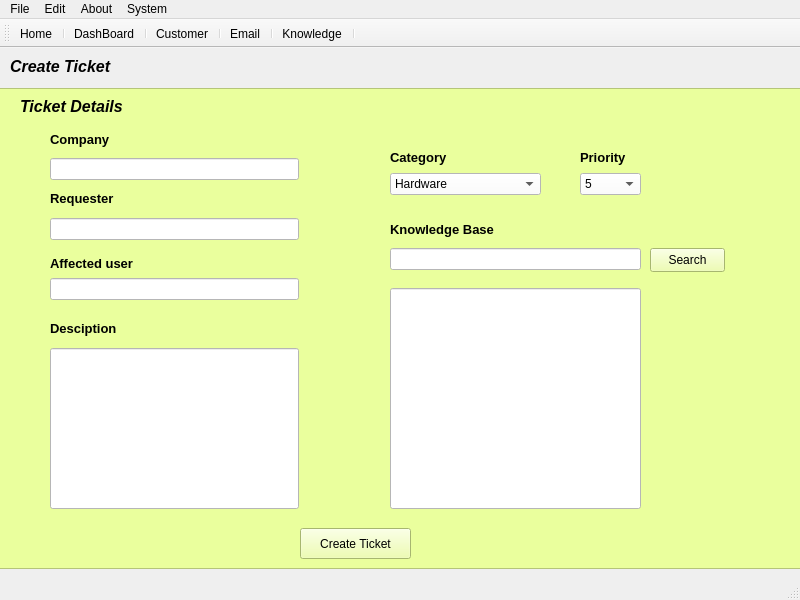
<?xml version="1.0" encoding="UTF-8"?>
<ui version="4.0">
 <class>SecDialog</class>
 <widget class="QMainWindow" name="SecDialog">
  <property name="geometry">
   <rect>
    <x>0</x>
    <y>0</y>
    <width>800</width>
    <height>600</height>
   </rect>
  </property>
  <property name="windowTitle">
   <string>MainWindow</string>
  </property>
  <widget class="QWidget" name="centralwidget">
   <widget class="QLabel" name="label">
    <property name="geometry">
     <rect>
      <x>10</x>
      <y>10</y>
      <width>141</width>
      <height>16</height>
     </rect>
    </property>
    <property name="font">
     <font>
      <pointsize>12</pointsize>
      <italic>true</italic>
      <bold>true</bold>
     </font>
    </property>
    <property name="text">
     <string>Create Ticket</string>
    </property>
   </widget>
   <widget class="QFrame" name="frame">
    <property name="geometry">
     <rect>
      <x>-10</x>
      <y>40</y>
      <width>821</width>
      <height>481</height>
     </rect>
    </property>
    <property name="styleSheet">
     <string notr="true">background-color: rgb(234, 255, 157);</string>
    </property>
    <property name="frameShape">
     <enum>QFrame::StyledPanel</enum>
    </property>
    <property name="frameShadow">
     <enum>QFrame::Raised</enum>
    </property>
    <widget class="QLabel" name="label_2">
     <property name="geometry">
      <rect>
       <x>30</x>
       <y>10</y>
       <width>141</width>
       <height>16</height>
      </rect>
     </property>
     <property name="font">
      <font>
       <pointsize>12</pointsize>
       <italic>true</italic>
       <bold>true</bold>
      </font>
     </property>
     <property name="text">
      <string>Ticket Details</string>
     </property>
    </widget>
    <widget class="QLineEdit" name="DescriptionLineEdit">
     <property name="geometry">
      <rect>
       <x>60</x>
       <y>260</y>
       <width>249</width>
       <height>161</height>
      </rect>
     </property>
     <property name="styleSheet">
      <string notr="true">background-color: rgb(255, 255, 255);</string>
     </property>
    </widget>
    <widget class="QLabel" name="label_9">
     <property name="geometry">
      <rect>
       <x>400</x>
       <y>130</y>
       <width>249</width>
       <height>23</height>
      </rect>
     </property>
     <property name="font">
      <font>
       <pointsize>10</pointsize>
       <italic>false</italic>
       <bold>true</bold>
      </font>
     </property>
     <property name="text">
      <string>Knowledge Base </string>
     </property>
    </widget>
    <widget class="QLineEdit" name="lineEdit_5">
     <property name="geometry">
      <rect>
       <x>400</x>
       <y>160</y>
       <width>251</width>
       <height>22</height>
      </rect>
     </property>
     <property name="styleSheet">
      <string notr="true">background-color: rgb(255, 255, 255);</string>
     </property>
    </widget>
    <widget class="QPushButton" name="pushButton">
     <property name="geometry">
      <rect>
       <x>660</x>
       <y>160</y>
       <width>75</width>
       <height>24</height>
      </rect>
     </property>
     <property name="text">
      <string>Search</string>
     </property>
    </widget>
    <widget class="QLineEdit" name="lineEdit_6">
     <property name="geometry">
      <rect>
       <x>400</x>
       <y>200</y>
       <width>251</width>
       <height>221</height>
      </rect>
     </property>
     <property name="styleSheet">
      <string notr="true">background-color: rgb(255, 255, 255);</string>
     </property>
    </widget>
    <widget class="QPushButton" name="createTicketButton">
     <property name="geometry">
      <rect>
       <x>310</x>
       <y>440</y>
       <width>111</width>
       <height>31</height>
      </rect>
     </property>
     <property name="text">
      <string>Create Ticket</string>
     </property>
    </widget>
    <widget class="QWidget" name="layoutWidget">
     <property name="geometry">
      <rect>
       <x>400</x>
       <y>60</y>
       <width>151</width>
       <height>47</height>
      </rect>
     </property>
     <layout class="QVBoxLayout" name="verticalLayout_2">
      <item>
       <widget class="QLabel" name="label_7">
        <property name="font">
         <font>
          <pointsize>10</pointsize>
          <italic>false</italic>
          <bold>true</bold>
         </font>
        </property>
        <property name="text">
         <string>Category</string>
        </property>
       </widget>
      </item>
      <item>
       <widget class="QComboBox" name="CategorycomboBox">
        <property name="styleSheet">
         <string notr="true">background-color: rgb(255, 255, 255);</string>
        </property>
        <item>
         <property name="text">
          <string>Hardware</string>
         </property>
        </item>
        <item>
         <property name="text">
          <string>Software</string>
         </property>
        </item>
        <item>
         <property name="text">
          <string>Application</string>
         </property>
        </item>
       </widget>
      </item>
     </layout>
    </widget>
    <widget class="QWidget" name="layoutWidget">
     <property name="geometry">
      <rect>
       <x>590</x>
       <y>60</y>
       <width>61</width>
       <height>47</height>
      </rect>
     </property>
     <layout class="QVBoxLayout" name="verticalLayout_3">
      <item>
       <widget class="QLabel" name="label_8">
        <property name="font">
         <font>
          <pointsize>10</pointsize>
          <italic>false</italic>
          <bold>true</bold>
         </font>
        </property>
        <property name="text">
         <string>Priority</string>
        </property>
       </widget>
      </item>
      <item>
       <widget class="QComboBox" name="PriorityBox">
        <property name="styleSheet">
         <string notr="true">background-color: rgb(255, 255, 255);</string>
        </property>
        <item>
         <property name="text">
          <string>5</string>
         </property>
        </item>
        <item>
         <property name="text">
          <string>4</string>
         </property>
        </item>
        <item>
         <property name="text">
          <string>3</string>
         </property>
        </item>
        <item>
         <property name="text">
          <string>2</string>
         </property>
        </item>
        <item>
         <property name="text">
          <string>1</string>
         </property>
        </item>
       </widget>
      </item>
     </layout>
    </widget>
    <widget class="QLabel" name="label_3">
     <property name="geometry">
      <rect>
       <x>60</x>
       <y>40</y>
       <width>81</width>
       <height>23</height>
      </rect>
     </property>
     <property name="font">
      <font>
       <pointsize>10</pointsize>
       <italic>false</italic>
       <bold>true</bold>
      </font>
     </property>
     <property name="text">
      <string>Company</string>
     </property>
    </widget>
    <widget class="QLineEdit" name="CompanyLineEdit">
     <property name="geometry">
      <rect>
       <x>60</x>
       <y>70</y>
       <width>249</width>
       <height>22</height>
      </rect>
     </property>
     <property name="styleSheet">
      <string notr="true">background-color: rgb(255, 255, 255);</string>
     </property>
    </widget>
    <widget class="QLabel" name="label_4">
     <property name="geometry">
      <rect>
       <x>60</x>
       <y>100</y>
       <width>91</width>
       <height>21</height>
      </rect>
     </property>
     <property name="font">
      <font>
       <pointsize>10</pointsize>
       <italic>false</italic>
       <bold>true</bold>
      </font>
     </property>
     <property name="text">
      <string>Requester</string>
     </property>
    </widget>
    <widget class="QLineEdit" name="RequesterLineEdit">
     <property name="geometry">
      <rect>
       <x>60</x>
       <y>130</y>
       <width>249</width>
       <height>22</height>
      </rect>
     </property>
     <property name="styleSheet">
      <string notr="true">background-color: rgb(255, 255, 255);</string>
     </property>
    </widget>
    <widget class="QLabel" name="label_5">
     <property name="geometry">
      <rect>
       <x>60</x>
       <y>160</y>
       <width>101</width>
       <height>31</height>
      </rect>
     </property>
     <property name="font">
      <font>
       <pointsize>10</pointsize>
       <italic>false</italic>
       <bold>true</bold>
      </font>
     </property>
     <property name="text">
      <string>Affected user</string>
     </property>
    </widget>
    <widget class="QLineEdit" name="AffectedUserLineEdit">
     <property name="geometry">
      <rect>
       <x>60</x>
       <y>190</y>
       <width>249</width>
       <height>22</height>
      </rect>
     </property>
     <property name="styleSheet">
      <string notr="true">background-color: rgb(255, 255, 255);</string>
     </property>
    </widget>
    <widget class="QLabel" name="label_6">
     <property name="geometry">
      <rect>
       <x>60</x>
       <y>230</y>
       <width>81</width>
       <height>21</height>
      </rect>
     </property>
     <property name="font">
      <font>
       <pointsize>10</pointsize>
       <italic>false</italic>
       <bold>true</bold>
      </font>
     </property>
     <property name="text">
      <string>Desciption</string>
     </property>
    </widget>
   </widget>
   <widget class="QLabel" name="CreatedDatelabel">
    <property name="geometry">
     <rect>
      <x>750</x>
      <y>20</y>
      <width>16</width>
      <height>16</height>
     </rect>
    </property>
    <property name="text">
     <string/>
    </property>
   </widget>
   <widget class="QLabel" name="ProjectedDateLabel">
    <property name="geometry">
     <rect>
      <x>670</x>
      <y>20</y>
      <width>16</width>
      <height>16</height>
     </rect>
    </property>
    <property name="text">
     <string/>
    </property>
   </widget>
  </widget>
  <widget class="QMenuBar" name="menubar">
   <property name="geometry">
    <rect>
     <x>0</x>
     <y>0</y>
     <width>800</width>
     <height>22</height>
    </rect>
   </property>
   <widget class="QMenu" name="menuFile">
    <property name="title">
     <string>File</string>
    </property>
    <addaction name="actionSave"/>
    <addaction name="separator"/>
    <addaction name="actionQuit"/>
   </widget>
   <widget class="QMenu" name="menuNew">
    <property name="title">
     <string>About</string>
    </property>
   </widget>
   <widget class="QMenu" name="menuEdit">
    <property name="title">
     <string>Edit</string>
    </property>
    <addaction name="actionCopy"/>
    <addaction name="actionPaste"/>
    <addaction name="actionUndo"/>
    <addaction name="actionRedo"/>
   </widget>
   <widget class="QMenu" name="menuSystem">
    <property name="title">
     <string>System</string>
    </property>
    <addaction name="actionDashBoard"/>
    <addaction name="actionHome"/>
    <addaction name="actionCustomer"/>
    <addaction name="actionEmail"/>
    <addaction name="actionKnowledge"/>
   </widget>
   <addaction name="menuFile"/>
   <addaction name="menuEdit"/>
   <addaction name="menuNew"/>
   <addaction name="menuSystem"/>
  </widget>
  <widget class="QStatusBar" name="statusbar"/>
  <widget class="QToolBar" name="toolBar">
   <property name="windowTitle">
    <string>toolBar</string>
   </property>
   <attribute name="toolBarArea">
    <enum>TopToolBarArea</enum>
   </attribute>
   <attribute name="toolBarBreak">
    <bool>false</bool>
   </attribute>
   <addaction name="actionHome"/>
   <addaction name="separator"/>
   <addaction name="actionDashBoard"/>
   <addaction name="separator"/>
   <addaction name="actionCustomer"/>
   <addaction name="separator"/>
   <addaction name="actionEmail"/>
   <addaction name="separator"/>
   <addaction name="actionKnowledge"/>
   <addaction name="separator"/>
  </widget>
  <action name="actionSave">
   <property name="icon">
    <iconset resource="Resources.qrc">
     <normaloff>:/Images/Save.png</normaloff>:/Images/Save.png</iconset>
   </property>
   <property name="text">
    <string>Save</string>
   </property>
  </action>
  <action name="actionQuit">
   <property name="icon">
    <iconset resource="Resources.qrc">
     <normaloff>:/Images/Exit.png</normaloff>:/Images/Exit.png</iconset>
   </property>
   <property name="text">
    <string>Quit</string>
   </property>
  </action>
  <action name="actioncontact">
   <property name="text">
    <string>contact</string>
   </property>
  </action>
  <action name="actionTicket">
   <property name="text">
    <string>Ticket</string>
   </property>
  </action>
  <action name="actionCopy">
   <property name="icon">
    <iconset resource="Resources.qrc">
     <normaloff>:/Images/Copy.png</normaloff>:/Images/Copy.png</iconset>
   </property>
   <property name="text">
    <string>Copy</string>
   </property>
  </action>
  <action name="actionPaste">
   <property name="icon">
    <iconset resource="Resources.qrc">
     <normaloff>:/Images/Paste.png</normaloff>:/Images/Paste.png</iconset>
   </property>
   <property name="text">
    <string>Paste</string>
   </property>
  </action>
  <action name="actionUndo">
   <property name="icon">
    <iconset resource="Resources.qrc">
     <normaloff>:/Images/Undo.png</normaloff>:/Images/Undo.png</iconset>
   </property>
   <property name="text">
    <string>Undo</string>
   </property>
  </action>
  <action name="actionRedo">
   <property name="icon">
    <iconset resource="Resources.qrc">
     <normaloff>:/Images/Redo.png</normaloff>:/Images/Redo.png</iconset>
   </property>
   <property name="text">
    <string>Redo</string>
   </property>
  </action>
  <action name="actionHome">
   <property name="icon">
    <iconset resource="Resources.qrc">
     <normaloff>:/Images/Home.png</normaloff>:/Images/Home.png</iconset>
   </property>
   <property name="text">
    <string>Home</string>
   </property>
  </action>
  <action name="actionDashBoard">
   <property name="icon">
    <iconset resource="Resources.qrc">
     <normaloff>:/Images/DashBoard.png</normaloff>:/Images/DashBoard.png</iconset>
   </property>
   <property name="text">
    <string>DashBoard</string>
   </property>
  </action>
  <action name="actionCustomer">
   <property name="icon">
    <iconset resource="Resources.qrc">
     <normaloff>:/Images/Customer.png</normaloff>:/Images/Customer.png</iconset>
   </property>
   <property name="text">
    <string>Customer</string>
   </property>
  </action>
  <action name="actionEmail">
   <property name="icon">
    <iconset resource="Resources.qrc">
     <normaloff>:/Images/Email.png</normaloff>:/Images/Email.png</iconset>
   </property>
   <property name="text">
    <string>Email</string>
   </property>
  </action>
  <action name="actionKnowledge">
   <property name="icon">
    <iconset resource="Resources.qrc">
     <normaloff>:/Images/Knowledge.png</normaloff>:/Images/Knowledge.png</iconset>
   </property>
   <property name="text">
    <string>Knowledge</string>
   </property>
  </action>
 </widget>
 <resources>
  <include location="Resources.qrc"/>
 </resources>
 <connections/>
</ui>
